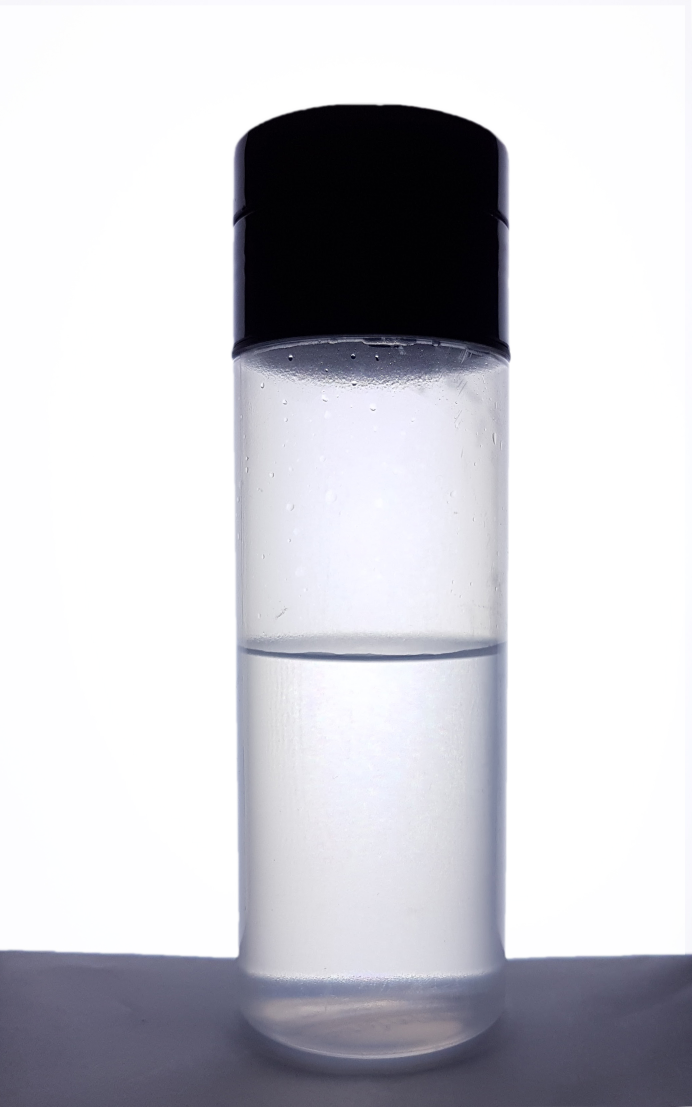
#> input picture images/1.jpg, 2075 x 3320 px (shown at 1/3 size); its folder holds only this picture in this run
$ python test1.py   (older library calls are emulated)
#> lines starting #> are read from the running program, lines starting #| are printed output that depends on the picture; after the words box and inside, x2 and y2 are one past the last pixel; in counts of white or black regions, pixels touching at a corner belong together; long printed decimals are rounded
# -*- coding: utf-8 -*-
"""
Created on Wed Apr 12 15:41:24 2017

@author: Gavin
"""

import cv2
import glob
import numpy as np

CAP_WIDTH = 60 #mm

def nothing(c):
    pass

def imgShower(img_name,img):
    cv2.imshow(img_name, img)
    cv2.waitKey(0)
    cv2.destroyAllWindows()


def findLevel(thresh):
    height,width = thresh.shape
    thresh_copy = np.zeros((height, width, 3), np.uint8)
    thresh_copy = cv2.cvtColor(thresh, cv2.COLOR_GRAY2BGR)
    im2, contours, hierarchy = cv2.findContours(thresh,cv2.RETR_LIST,cv2.CHAIN_APPROX_NONE)
    biggest_cnts =sorted(contours, key=cv2.contourArea, reverse=True)
    biggest_cnts = biggest_cnts[:4]
    for cnts in biggest_cnts:
        x,y,w,h = cv2.boundingRect(cnts)
        if ((w > 8*h) and (w > .3*width)):
            level_cnt = cnts
            break
        if(w > .75*width):
            base_cnt = cnts
    imgShower("as",thresh_copy)

#    epsilon = 0.06*cv2.arcLength(base_cnt,True)
#    approx = cv2.approxPolyDP(base_cnt,epsilon,True)

    x,y,w,h = cv2.boundingRect(level_cnt)
    cv2.rectangle(thresh_copy,(x,y),(x+w,y+h),(0,255,0),2)

    x_b,y_b,w_b,h_b = cv2.boundingRect(base_cnt)
    cv2.rectangle(thresh_copy,(x_b,y_b),(x_b+w_b,y_b+h_b),(0,255,255),2)

    imgShower("theone", thresh_copy)
    level_height = y+h
    base_height = int(y_b + (1/10*h_b))
    return level_height, base_height


def thresholding(itr,img):
    if (itr == 1):
        ret, thresh = cv2.threshold(img,135,255,cv2.THRESH_BINARY_INV)
    if (itr == 2):
        ret, thresh = cv2.threshold(img,25,255,cv2.THRESH_BINARY_INV)
        kernel = kernel = np.ones((15,15),dtype = np.uint16)
    if (itr == 3):
        gray = cv2.cvtColor(img, cv2.COLOR_BGR2GRAY)
# [18 lines of commented-out code are left out]
        ret, thresh = cv2.threshold(gray,175,255,cv2.THRESH_BINARY_INV)
        kernel = kernel = np.ones((15,15),dtype = np.uint16)
        thresh = cv2.morphologyEx(thresh, cv2.MORPH_CLOSE, kernel)

    return thresh


def newImage(img,level):
    width = img.shape[1]
    new_img = img[level:base,0:width]
    imgShower("new img", new_img)
    return (new_img)

def calibration(img):
    global mmPP
    gray = cv2.cvtColor(img, cv2.COLOR_BGR2GRAY)
    blur = cv2.GaussianBlur(gray, (9,9),0)
    thresh = thresholding(2,blur)
    im2, contours, hierarchy = cv2.findContours(thresh,cv2.RETR_LIST,cv2.CHAIN_APPROX_NONE)
    contours = sorted(contours, key=cv2.contourArea, reverse=True)
    cnt = contours[0]
    x,y,w,h = cv2.boundingRect(cnt)
    cv2.rectangle(img,(x,y),(x+w,y+h),(0,255,0),2)
    imgShower("cap width", img)
    mmPP = CAP_WIDTH/w            #pixel to width ratio
    print("calibration complete with ptwr = ",mmPP)

def measureFunk(roi_thresh,img):
    global mmPP
    vol = 0
    imgShower("roi thresh", roi_thresh)
    left_values = []
    right_values = []
    height, width = roi_thresh.shape
#    print(height,width)
#    print(roi_thresh[0,])

#    print("values: ")
    for row in range(height):
        left_val = 0
        right_val = 0
        for col in range (width):
            l_val = col
            r_val = width - 1 - col
            if (roi_thresh[row][l_val] > 200 and left_val == 0):
                left_val = l_val
                left_values.append(left_val)
            if (roi_thresh[row][r_val] > 200 and right_val == 0):
                right_val = r_val
                right_values.append(right_val)
#        print(left_val, ", ",right_val)
        cv2.line(img,(left_val,row),(right_val,row),(0,0,255),5)
        radius = (right_val-left_val)/2
        area = np.pi * np.square(radius * mmPP)
        vol += (area * mmPP) * 0.001
    print ("bottle has a luquid volume of: ",int(vol), "ml")
#true vol 1 = 260, vol 2 = 340

    imgShower("blood lines", img)


def prepImg(img):
    gray = cv2.cvtColor(img, cv2.COLOR_BGR2GRAY)
    vert = img.shape[0]                             #vertical size
    horz = img.shape[1]                             #horizontal size
    print(vert, ", ", horz)
    blurred_img = cv2.GaussianBlur(gray, (7,7),0)
    thresh = thresholding(1,blurred_img)
#    kernel = np.ones((50,20),np.uint8)
#    opening = cv2.morphologyEx(thresh[int(0.9*vert):], cv2.MORPH_OPEN, kernel)
#    thresh[int(0.9*vert):] = opening
    return thresh


i = 0
for img in glob.glob("images\*.jpg"):
    i += 1
    img =cv2.imread(img)
#> img is the input picture: shape (3320, 2075, 3); mean B, G, R 209.2, 203.8, 203.9
    res_img = cv2.resize(img,None, fx = .25, fy = .25)
    if (i == 1):
        calibration(res_img)
#> in thresholding, `ret, thresh = cv2.threshold(img,25,255,cv2.THRESH_BINARY_INV)`:
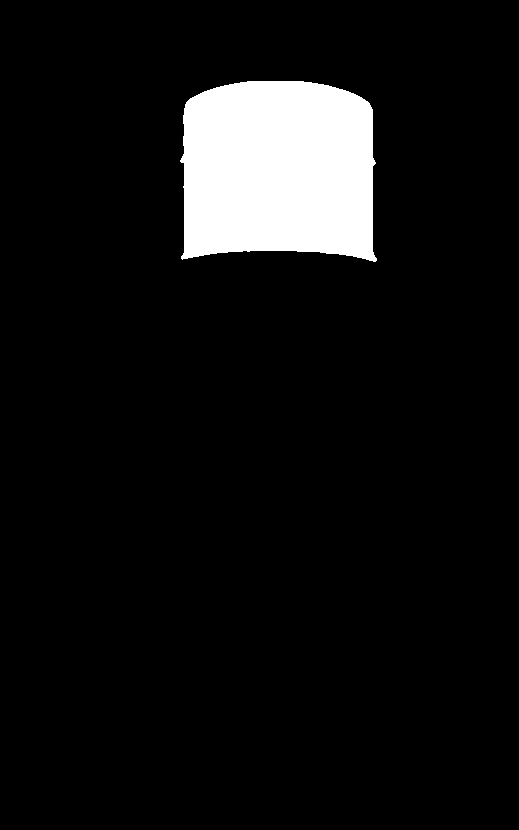
#> thresh: shape (830, 519); 7.3% white; 1 white region
#> in calibration, `im2, contours, hierarchy = cv2.findContours(thresh,cv2.RETR_LIST,cv2.C..`: contours = 1 contour; box (x1, y1, x2, y2) and area: (180, 81, 377, 262) 31250
#> in calibration, `cnt = contours[0]`: cnt = contour of 693 points, box (x1, y1, x2, y2) (180, 81, 377, 262), area 31250
#> in calibration, `x,y,w,h = cv2.boundingRect(cnt)`: x = 180; y = 81; w = 197; h = 181
#> in calibration, `mmPP = CAP_WIDTH/w`: mmPP = 0.305
#| calibration complete with ptwr =  0.3046
    imgShower("image",res_img)
    thresh = prepImg(res_img)
#> in prepImg, `gray = cv2.cvtColor(img, cv2.COLOR_BGR2GRAY)`:
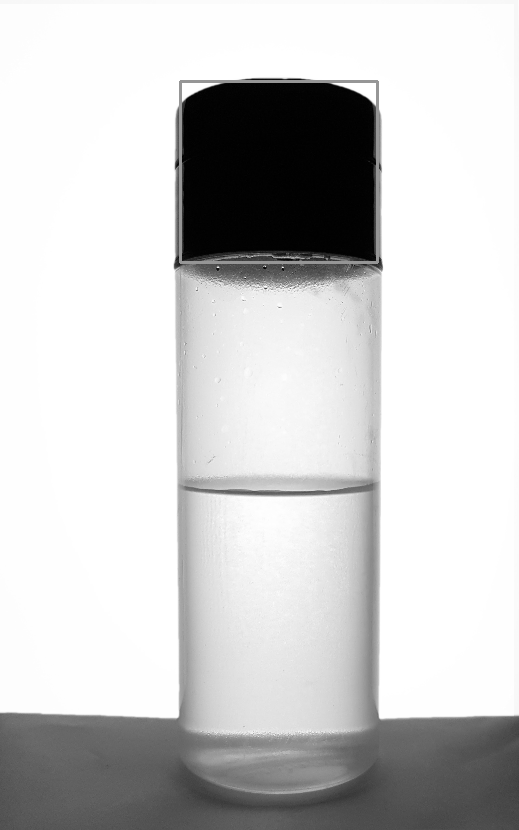
#> gray: shape (830, 519); min 0, max 255, mean 204.7
#| 830 ,  519
#> call 2 of thresholding, with itr = 1
#> in thresholding (call 2), `ret, thresh = cv2.threshold(img,135,255,cv2.THRESH_BINARY_INV)`:
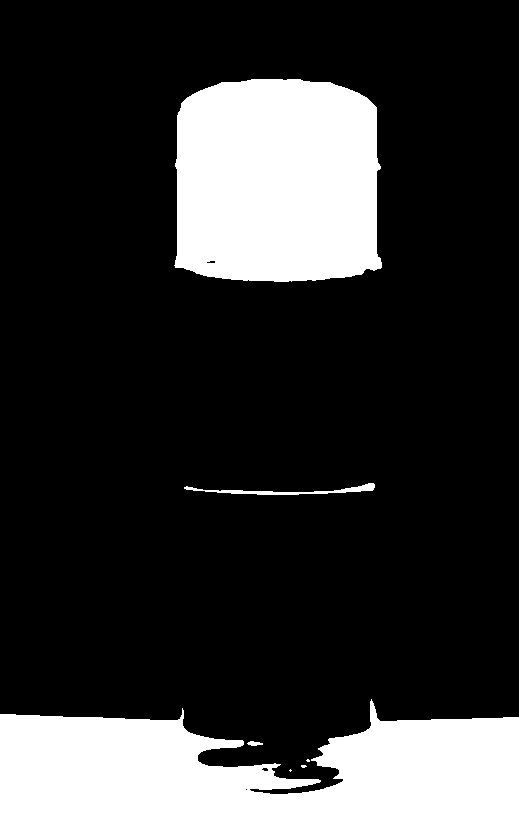
#> thresh: shape (830, 519); 20.8% white; 7 white regions (3 under 20 px), largest, box (x1, y1, x2, y2) and area: (0, 699, 519, 830) 50532, (174, 79, 382, 282) 38461, (184, 483, 375, 495) 643, (247, 741, 263, 746) 53
    level,base = findLevel(thresh)
#> in findLevel, `thresh_copy = cv2.cvtColor(thresh, cv2.COLOR_GRAY2BGR)`: thresh_copy: shape (830, 519, 3); 20.8% white; 7 white regions (3 under 20 px)
#> in findLevel, `im2, contours, hierarchy = cv2.findContours(thresh,cv2.RETR_LIST,cv2.C..`: contours = 10 contours, 4 with area under 20; largest, box (x1, y1, x2, y2) and area: (0, 699, 519, 830) 49697, (174, 79, 382, 282) 38109, (184, 483, 375, 495) 450, (247, 741, 263, 746) 36, (206, 260, 216, 264) 22, (261, 767, 269, 772) 20
#> in findLevel, `biggest_cnts =sorted(contours, key=cv2.contourArea, reverse=True)`: biggest_cnts has the same summary as contours
#> in findLevel, `biggest_cnts = biggest_cnts[:4]`: biggest_cnts = 4 contours; box (x1, y1, x2, y2) and area: (0, 699, 519, 830) 49697, (174, 79, 382, 282) 38109, (184, 483, 375, 495) 450, (247, 741, 263, 746) 36
#> the loop in findLevel, `for cnts in biggest_cnts:` made 3 passes
#> (x, y, w, h) on passes 1 to 3: (0, 699, 519, 131), (174, 79, 208, 203), (184, 483, 191, 12)
#> in findLevel, `x_b,y_b,w_b,h_b = cv2.boundingRect(base_cnt)`: x_b = 0; y_b = 699; w_b = 519; h_b = 131
#> in findLevel, `cv2.rectangle(thresh_copy,(x_b,y_b),(x_b+w_b,y_b+h_b),(0,255,255),2)`:
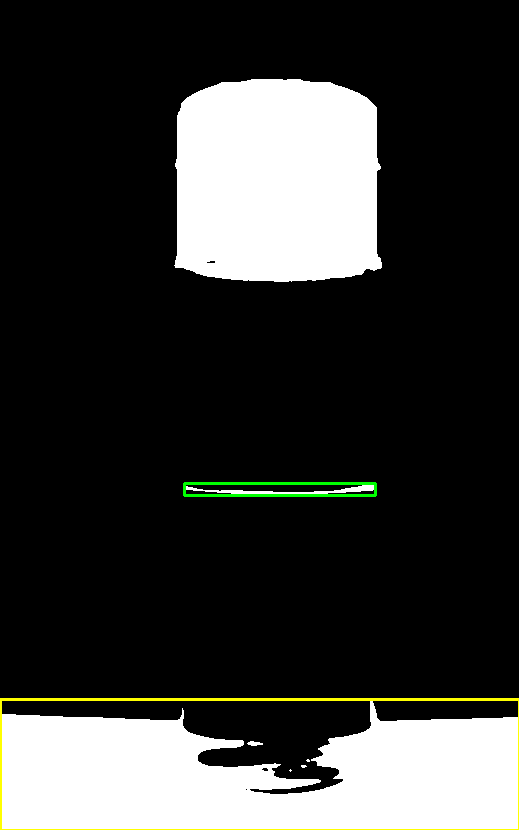
#> thresh_copy: shape (830, 519, 3); mean B, G, R 52.6, 54.7, 54
#> in findLevel, `level_height = y+h`: level_height = 495
#> in findLevel, `base_height = int(y_b + (1/10*h_b))`: base_height = 712
#> level = 495; base = 712
    roi = newImage(res_img,level)
#> in newImage, `new_img = img[level:base,0:width]`:
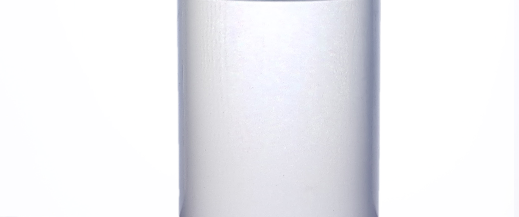
#> new_img: shape (217, 519, 3); mean B, G, R 242.6, 238.8, 238.6
    roi_thresh = thresholding(3,roi)
#> call 3 of thresholding, with itr = 3
#> in thresholding (call 3), `ret, thresh = cv2.threshold(gray,175,255,cv2.THRESH_BINARY_INV)`: thresh: shape (217, 519); 5.3% white; 4 white regions (1 under 20 px), largest, box (x1, y1, x2, y2) and area: (356, 0, 379, 217) 3638, (178, 0, 195, 217) 2306, (258, 0, 310, 1) 52
#> in thresholding (call 3), `thresh = cv2.morphologyEx(thresh, cv2.MORPH_CLOSE, kernel)`:
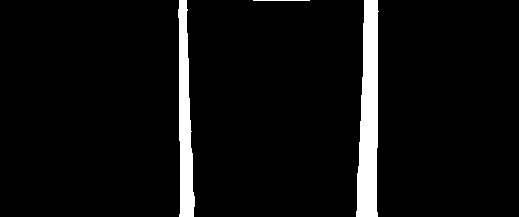
#> thresh: shape (217, 519); 5.5% white; 3 white regions, box (x1, y1, x2, y2) and area: (356, 0, 379, 217) 3703, (178, 0, 195, 217) 2403, (253, 0, 310, 1) 57
    measureFunk(roi_thresh, roi)
#> the loop in measureFunk, `for row in range(height):` made 217 passes
#> (area, vol) on passes 1 to 3: (2856.2, 0.87), (2856.2, 1.74), (2856.2, 2.61)
#> after the loop in measureFunk, `for row in range(height):`:
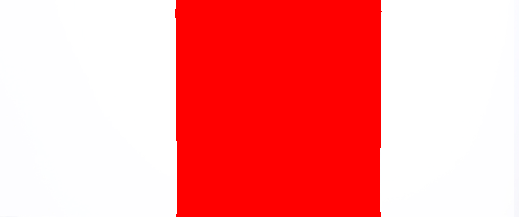
#> img: shape (217, 519, 3); mean B, G, R 154.5, 154.2, 254.6
#> after the loop in measureFunk, `for row in range(height):`: left_values = 217 values, max 180 at index 141, min 178 at index 9, mean 179.3; right_values = 217 values, max 378 at index 11, min 376 at index 148, mean 376.7; vol = 187.7
#| bottle has a luquid volume of:  187 ml
